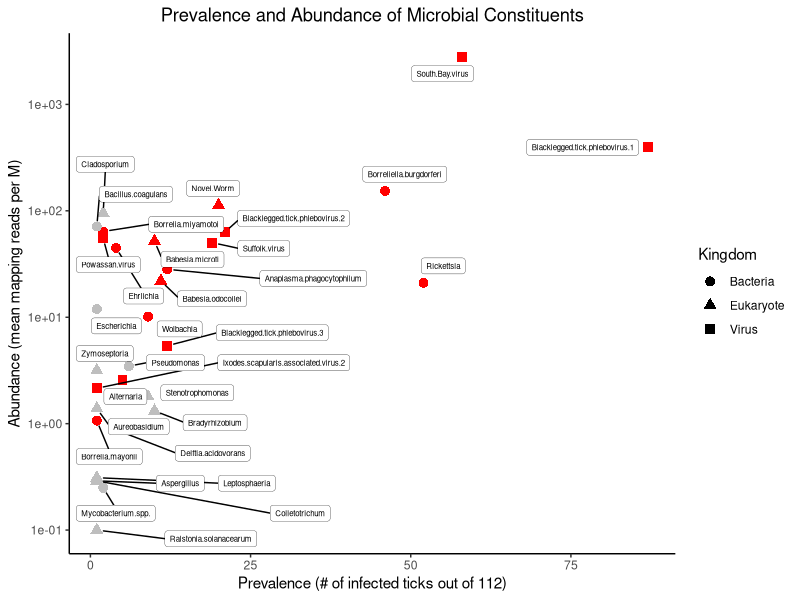

Generate this figure with R:
### Prevalence and abundance of identified microbes in Ixodes scapularis tick

#This script is an updated version to create Fig 2 from this paper:
#

#Created by: Shaun Cross

#Load in the packages
library(tidyverse)
library(ggrepel)

#Let's set the work dir
#for ease we will set the work dir to be the location this script is saved
#note: save this script in the same folder/dir as the data table
setwd(dirname(rstudioapi::getActiveDocumentContext()$path))

#Read in the data
prev.data <- read.csv('prev_abund_matrix.csv')
#what format is this file read in as? Table, data frame, list, etc.
class(prev.data)

#although this data gets read in as a dataframe, the format is not convenient to play around in the tidyverse
#Let's start playing around with the data to make it into tidy format:

#the original data frame has the tick numbers listed in the first column
#however, for this plot we don't need that information, so let's remove it
prev.data <- prev.data[,-1]

#Microbes
#Note: not only are we getting the data here, but it is the start of our new dataframe
prev.df.tidy <- as.data.frame(colnames(prev.data))
names(prev.df.tidy)[1] <- 'microbe'

#Mean mapping reads per million reads
#these are the numerical values listed in the data
prev.df.tidy$abund <- colMeans(prev.data)

#number of ticks positive for a microbe
#the way this works is we first make all values above 0 to 1
#we then will take the sum of each column which will be the prevalence (# of ticks)
prev.df.tidy$prev <- colSums(prev.data %>% mutate_if(is.numeric, ~1 * (. > 0)))

#Microbes that were studied more in depth in this study
#We chose a subset of microbes that were of interest to us
#We wanted to highlight the microbes we focused on

microbes_interest <- c("South.Bay.virus",
                       "Suffolk.virus",
                       "Blacklegged.tick.phlebovirus.1",
                       "Blacklegged.tick.phlebovirus.2",
                       "Blacklegged.tick.phlebovirus.3",
                       "Powassan.virus",
                       "Ixodes.scapularis.associated.virus.1",
                       "Ixodes.scapularis.associated.virus.2",
                       "Borreliella.burgdorferi",
                       "Borrelia.mayonii",
                       "Borrelia.miyamotoi",
                       "Babesia.microti",
                       "Babesia.odocoilei",
                       "Anaplasma.phagocytophilum",
                       "Rickettsia",
                       "Ehrlichia",
                       "Wolbachia",
                       "Novel.Worm")

prev.df.tidy$microbe_interest <- prev.df.tidy$microbe %in% microbes_interest

#The kingdom of the microbe (Eukaryote, Bacteria, Virus)
#This information can be identified by searching the literature

prev.df.tidy$microbe

#eukaryotic organisms
eukarya <- c("Babesia.microti",                   
             "Babesia.odocoilei",                   
             "Novel.Worm",
             "Cladosporium",
             "Stenotrophomonas",                    
             "Bradyrhizobium",                      
             "Zymoseptoria",                 
             "Delftia.acidovorans",                 
             "Aureobasidium",                       
             "Alternaria",             
             "Ralstonia.solanacearum",
             "Leptosphaeria",                       
             "Colletotrichum",                      
             "Aspergillus")
  
#bacterial organisms
bacteria <- c( "Borreliella.burgdorferi",             
               "Borrelia.mayonii",                 
               "Borrelia.miyamotoi",           
               "Anaplasma.phagocytophilum",           
               "Rickettsia",                          
               "Ehrlichia",                          
               "Wolbachia",                        
               "Escherichia",
               "Pseudomonas",                 
               "Bacillus.coagulans",
               "Mycobacterium.spp.")

#viral organisms
virus <- c("South.Bay.virus",        
           "Suffolk.virus",                    
           "Blacklegged.tick.phlebovirus.1",
           "Blacklegged.tick.phlebovirus.2",     
           "Blacklegged.tick.phlebovirus.3",     
           "Powassan.virus",     
           "Ixodes.scapularis.associated.virus.1",
           "Ixodes.scapularis.associated.virus.2")


prev.df.tidy$kingdom <- ifelse(prev.df.tidy$microbe %in% eukarya, 'Eukaryote', 
       ifelse(prev.df.tidy$microbe %in% bacteria, 'Bacteria', 'Virus'))

#Now let's plot this:
ggplot(prev.df.tidy, aes(x = prev, y = abund)) +
  geom_point(aes(shape = kingdom, color = microbe_interest),
             size = 3) +
  geom_label_repel(aes(label = microbe),
                   label.size = .1,
                   box.padding   = 0.35, 
                   point.padding = 0.5,
                   size = 2) +
  scale_color_manual(values = c('Grey', 'Red')) +
  scale_y_log10() +
  theme_classic() +
  labs(title = "Prevalence and Abundance of Microbial Constituents",
       y = "Abundance (mean mapping reads per M)",
       x = "Prevalence (# of infected ticks out of 112)",
       shape = "Kingdom") +
  theme(plot.title = element_text(hjust = 0.5)) +
  guides(color = FALSE)
